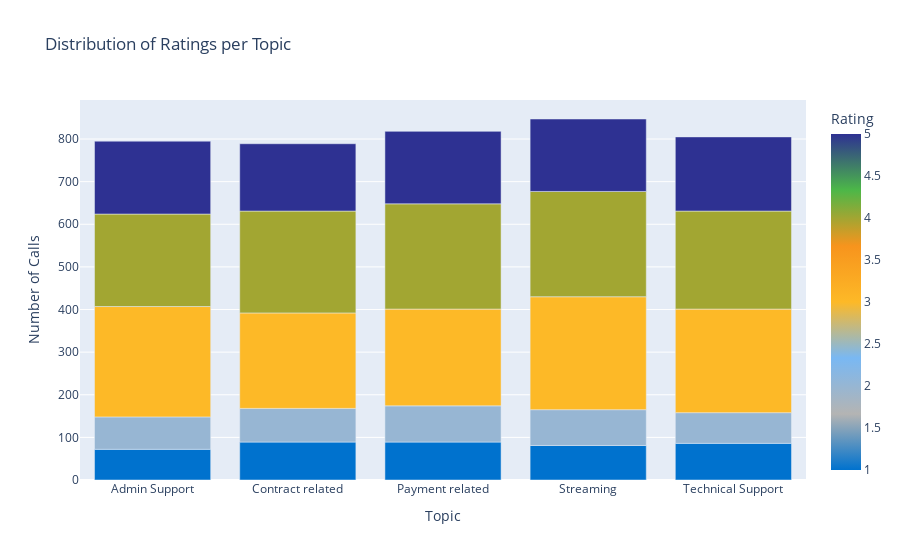

The cell this chart's notebook holds for it:
### Code cell
fig = px.bar(
    rating_counts,
    x="topic",
    y="count",
    color="rating",
    title="Distribution of Ratings per Topic",
    labels={"topic": "Topic", "count": "Number of Calls", "rating": "Rating"},
    color_continuous_scale=PHONENOW_COLOURS,
)

fig.update_layout(barmode="stack")

fig.show()

### Figure 1 — Plotly figure (JSON) as saved in the notebook; plotly's stock layout.template omitted (floating-point values rounded to 4 significant figures)
{"data": [{"alignmentgroup": "True", "hovertemplate": "Topic=%{x}<br>Number of Calls=%{y}<br>Rating=%{marker.color}<extra></extra>", "legendgroup": "", "marker": {"color": [1, 2, 3, 4, 5, 1, 2, 3, 4, 5, 1, 2, 3, 4, 5, 1, 2, 3, 4, 5, 1, 2, 3, 4, 5], "coloraxis": "coloraxis", "pattern": {"shape": ""}}, "name": "", "offsetgroup": "", "orientation": "v", "showlegend": false, "textposition": "auto", "type": "bar", "x": ["Admin Support", "Admin Support", "Admin Support", "Admin Support", "Admin Support", "Contract related", "Contract related", "Contract related", "Contract related", "Contract related", "Payment related", "Payment related", "Payment related", "Payment related", "Payment related", "Streaming", "Streaming", "Streaming", "Streaming", "Streaming", "Technical Support", "Technical Support", "Technical Support", "Technical Support", "Technical Support"], "xaxis": "x", "y": [72, 76, 259, 217, 171, 89, 79, 224, 239, 158, 89, 85, 227, 247, 170, 81, 84, 265, 247, 170, 86, 72, 243, 230, 174], "yaxis": "y"}], "layout": {"barmode": "stack", "coloraxis": {"colorbar": {"title": {"text": "Rating"}}, "colorscale": [[0, "#0072CE"], [0.1667, "#B4B4B3"], [0.3333, "#79B8F3"], [0.5, "#FDB927"], [0.6667, "#F7941D"], [0.8333, "#4CB748"], [1, "#2E3192"]]}, "legend": {"tracegroupgap": 0}, "title": {"text": "Distribution of Ratings per Topic"}, "xaxis": {"anchor": "y", "domain": [0, 1], "title": {"text": "Topic"}}, "yaxis": {"anchor": "x", "domain": [0, 1], "title": {"text": "Number of Calls"}}}}
